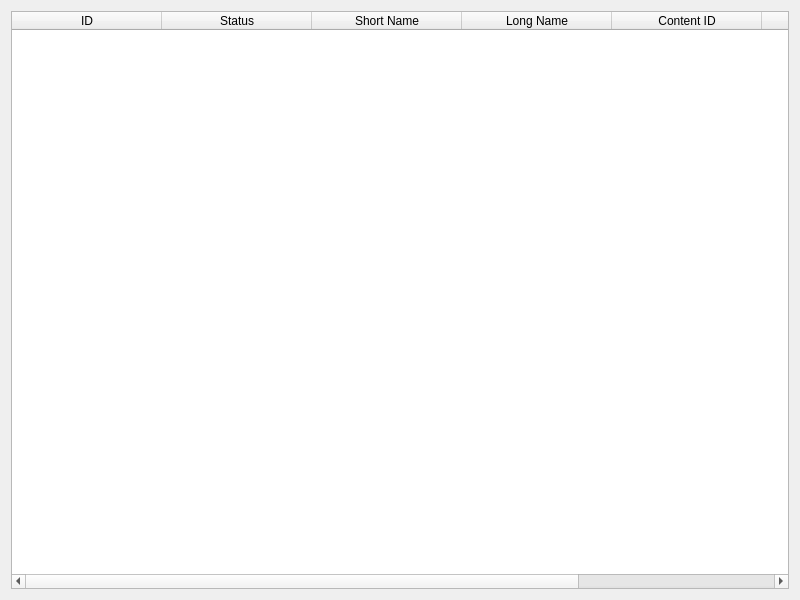
<?xml version="1.0" encoding="UTF-8"?>
<ui version="4.0">
 <class>AttachmentsBrowser</class>
 <widget class="QWidget" name="AttachmentsBrowser">
  <property name="geometry">
   <rect>
    <x>0</x>
    <y>0</y>
    <width>800</width>
    <height>600</height>
   </rect>
  </property>
  <property name="windowTitle">
   <string>AttachmentsBrowser</string>
  </property>
  <layout class="QGridLayout" name="gridLayout">
   <item row="0" column="0">
    <widget class="QTableWidget" name="tableAttachments">
     <property name="editTriggers">
      <set>QAbstractItemView::NoEditTriggers</set>
     </property>
     <property name="verticalScrollMode">
      <enum>QAbstractItemView::ScrollPerPixel</enum>
     </property>
     <property name="horizontalScrollMode">
      <enum>QAbstractItemView::ScrollPerPixel</enum>
     </property>
     <property name="sortingEnabled">
      <bool>true</bool>
     </property>
     <attribute name="horizontalHeaderDefaultSectionSize">
      <number>150</number>
     </attribute>
     <attribute name="verticalHeaderVisible">
      <bool>false</bool>
     </attribute>
     <column>
      <property name="text">
       <string>ID</string>
      </property>
     </column>
     <column>
      <property name="text">
       <string>Status</string>
      </property>
     </column>
     <column>
      <property name="text">
       <string>Short Name</string>
      </property>
     </column>
     <column>
      <property name="text">
       <string>Long Name</string>
      </property>
     </column>
     <column>
      <property name="text">
       <string>Content ID</string>
      </property>
     </column>
     <column>
      <property name="text">
       <string>Mime Type</string>
      </property>
     </column>
     <column>
      <property name="text">
       <string>Rendering Position</string>
      </property>
     </column>
    </widget>
   </item>
  </layout>
 </widget>
 <resources/>
 <connections/>
</ui>
